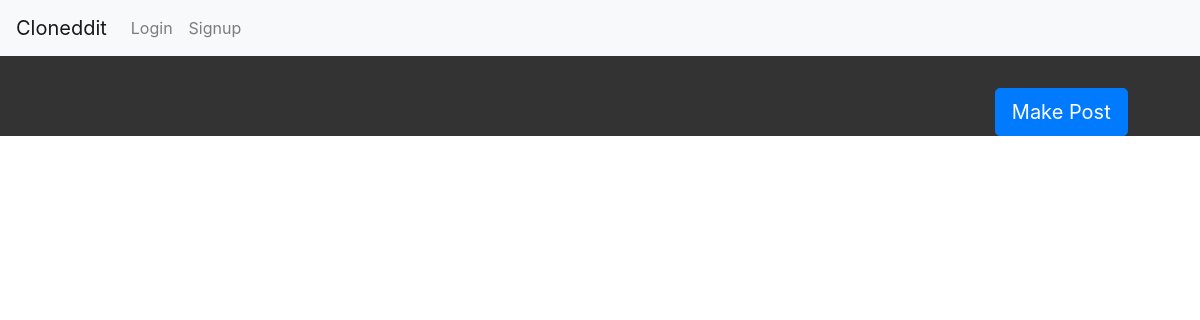
The app's page /, older data.
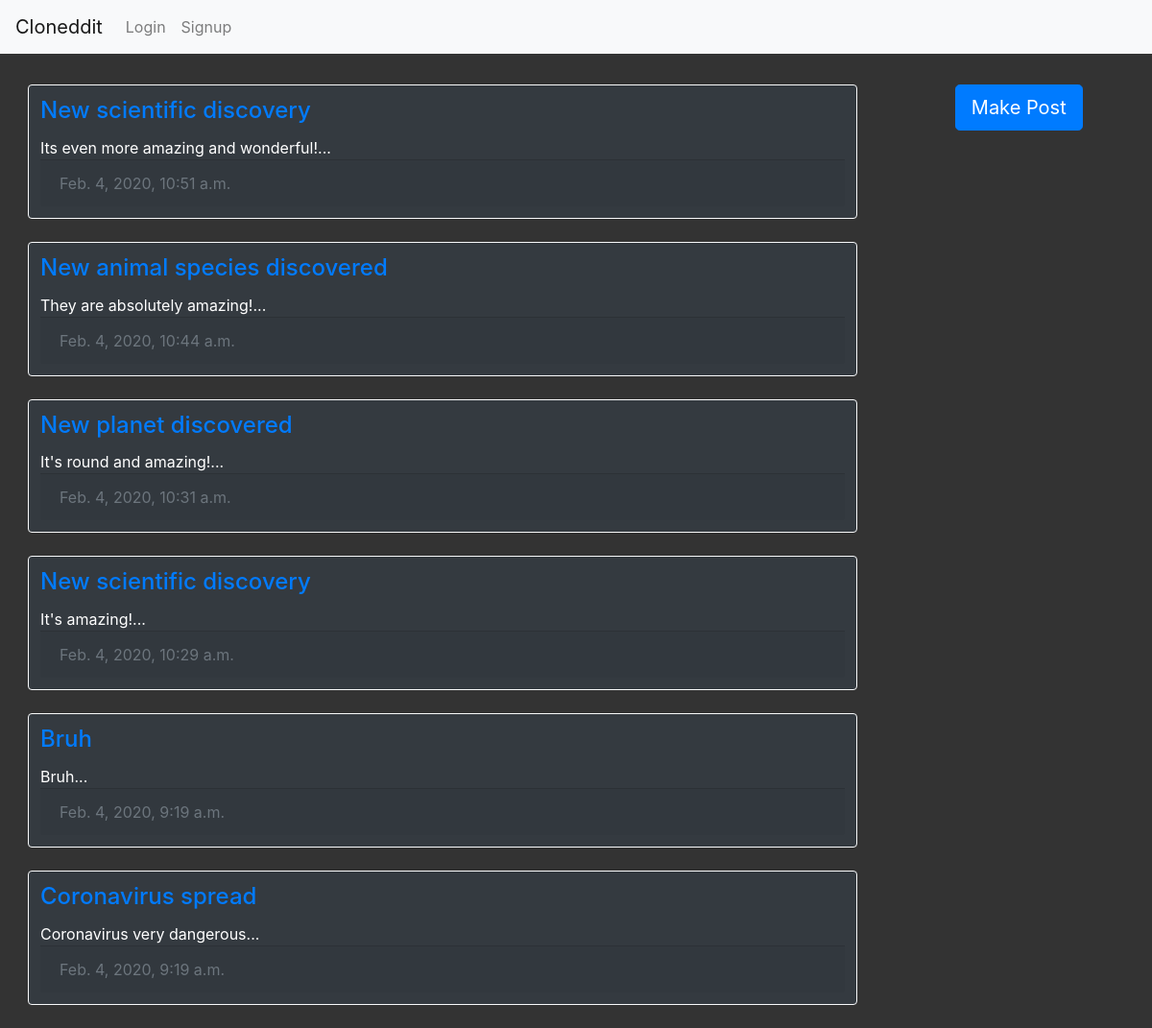
The same page, newer data.
### comments/models.py (models this page shows)
class Entry(models.Model):
    title = models.CharField(max_length=200)
    pub_date = models.DateTimeField('date published')
    text = models.TextField(max_length=500, blank = True)
    votes = models.IntegerField(default = 0)
    def snippet(self):
        return self.text[:50] + "..."

### comments/views.py (the view)
# urls.py: path('', views.entries, name="entries"),
def entries(request):
    entries = Entry.objects.all().order_by('-pub_date')
    return render(request, 'entries.html', {'entries':entries})

### comments/templates/entries.html
{% include 'index.html' %}
<div class=row style="background-color: #333333">
{% block content %}
    <div class="col col-lg-9" style="padding-left: 44px; padding-top: 32px">
        {% for entry in entries %}
            <div class="card text-white bg-dark border-light">
                <div class="card-body" style="padding:12px">
                    <div class="card-title">
                        <h4><a href="{% url 'comments:entry_detail' entry.pk %}">{{entry.title}}</a></h4>
                    </div>
                    <div class="card-text">
                        {{ entry.snippet }}
                    </div>
                    <div class="card-footer text-muted">
                        {{ entry.pub_date }}
                    </div>
                </div>
            </div>
            <br>
        {% endfor %}
    </div>
    <div class="col col-lg-3">
        <div style="text-align: center; padding-top: 32px">
            <a href="make_entry"><button class="btn btn-primary btn-lg">Make Post</button></a>
        </div>
    </div>
</div>
{% endblock %}

### templates/index.html (shortened to what this page needs)
{% extends 'base_layout.html' %}
    {% block content %}
    <nav class="navbar navbar-expand-lg navbar-light bg-light">
            <a class="navbar-brand" href="{% url 'home' %}">Cloneddit</a>
            <div class="collapse navbar-collapse" id="navbarNav">
                <div style="float:right">
                    <ul class="navbar-nav">
                    {% if request.user.is_authenticated %}
                        <li class="nav-item"></li>
                        <a class="nav-link" href="{% url 'accounts:logout_view' %}">Logout</a>
                        </li>
                    {% else %}
                        <li class="nav-item">
                        <a class="nav-link" href="{% url 'accounts:login_view' %}">Login <span class="sr-only">(current)</span></a>
                        </li>
                        <li class="nav-item">
                        <a class="nav-link" href="{% url 'accounts:register_view' %}">Signup</a>
                    {% endif %}
                    </ul>
                </div>
            </div>
          </nav>
    {% endblock %}

### templates/base_layout.html (shortened to what this page needs)
{% load static %}
<!DOCTYPE html>
<html lang="en">
<head>
    <link rel="stylesheet" href="https://maxcdn.bootstrapcdn.com/bootstrap/4.4.1/css/bootstrap.min.css">
    <link rel="stylesheet" type="text/css" href="style.css">
</head>
<body>
    {% block content %}
    {% endblock %}
</body>
</html>

### templates/style.css (style rules this page uses)
a:link { color: none; }

Row changes from the older to the newer data that the page shows:
added Entry: title "New scientific discovery", snippet "Its even more amazing and wonderful!...", pub_date "Feb. 4, 2020, 10:51 a.m."
added Entry: title "New animal species discovered", snippet "They are absolutely amazing!...", pub_date "Feb. 4, 2020, 10:44 a.m."
added Entry: title "New planet discovered", snippet "It's round and amazing!...", pub_date "Feb. 4, 2020, 10:31 a.m."
added Entry: title "New scientific discovery", snippet "It's amazing!...", pub_date "Feb. 4, 2020, 10:29 a.m."
added Entry: title "Bruh", snippet "Bruh...", pub_date "Feb. 4, 2020, 9:19 a.m."
added Entry: title "Coronavirus spread", snippet "Coronavirus very dangerous...", pub_date "Feb. 4, 2020, 9:19 a.m."
